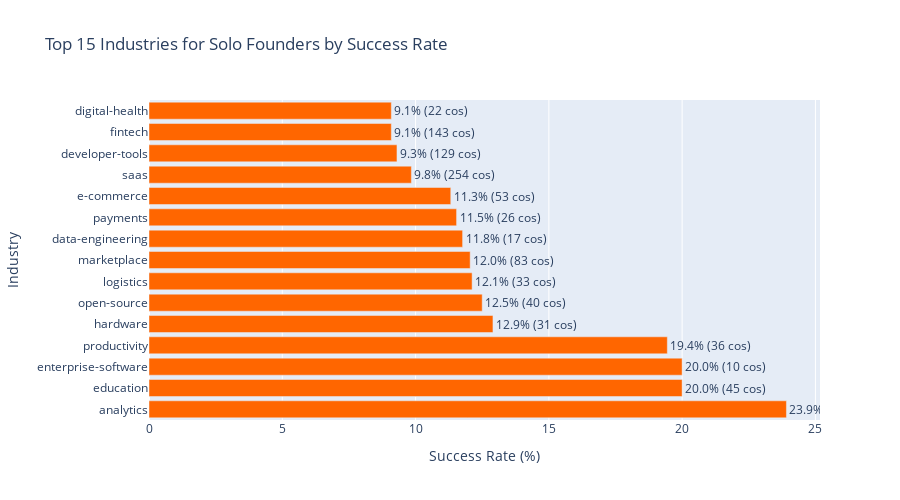
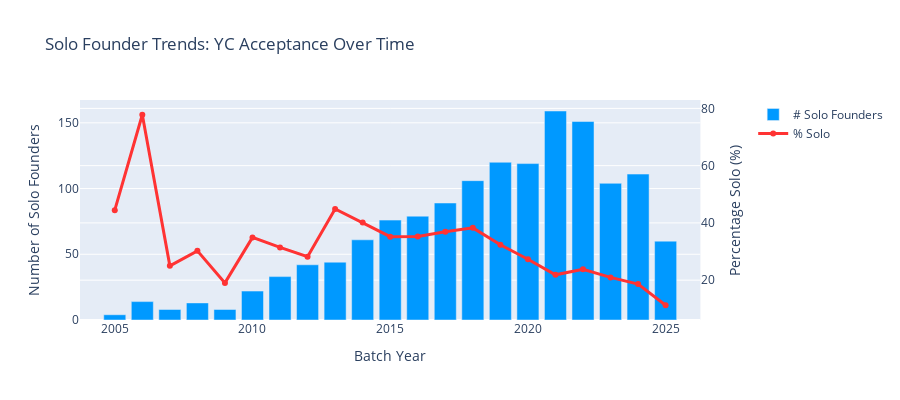

The cell these charts' notebook holds for them, in order:
### Markdown cell above
## 2.7. Solo Founder Deep Dive

### Code cell
# Solo vs Team Founder Comprehensive Analysis
def solo_team_comparison():
    """Comprehensive comparison between solo and team founders"""
    solo_df = df[df['is_solo_founder']].copy()
    team_df = df[df['is_team_founded']].copy()
    
    comparison = pd.DataFrame({
        'Metric': [
            'Total Companies',
            'Success Rate (%)',
            'Avg Team Size',
            'Avg Company Age (years)',
            'SF Bay Area (%)',
            'AI-related (%)',
            'B2B (%)',
            'Has Grown Team (%)'
        ],
        'Solo Founders': [
            len(solo_df),
            solo_df['is_successful'].mean() * 100,
            solo_df['team_size'].mean(),
            solo_df['company_age'].mean(),
            solo_df['is_sf_bay'].mean() * 100,
            solo_df['is_ai'].mean() * 100,
            solo_df['is_b2b'].mean() * 100,
            solo_df['team_size'] > solo_df['num_founders']
        ],
        'Team Founders': [
            len(team_df),
            team_df['is_successful'].mean() * 100,
            team_df['team_size'].mean(),
            team_df['company_age'].mean(),
            team_df['is_sf_bay'].mean() * 100,
            team_df['is_ai'].mean() * 100,
            team_df['is_b2b'].mean() * 100,
            team_df['team_size'] > team_df['num_founders']
        ]
    })
    
    # Calculate team growth percentage
    solo_growth = (solo_df['team_size'] > solo_df['num_founders']).mean() * 100
    team_growth = (team_df['team_size'] > team_df['num_founders']).mean() * 100
    
    comparison.loc[comparison['Metric'] == 'Has Grown Team (%)', 'Solo Founders'] = solo_growth
    comparison.loc[comparison['Metric'] == 'Has Grown Team (%)', 'Team Founders'] = team_growth
    
    comparison['Difference'] = comparison['Team Founders'] - comparison['Solo Founders']
    comparison = comparison.round(2)
    
    print("\n" + "═" * 80)
    print("  SOLO vs TEAM FOUNDERS: HEAD-TO-HEAD COMPARISON")
    print("═" * 80)
    print(comparison.to_string(index=False))
    print("═" * 80)
    
    return comparison

def analyze_solo_industries():
    """Analyze top industries for solo founders by success rate"""
    solo_df = df[df['is_solo_founder']].copy()
    
    # Calculate success rate per industry for solo founders
    industry_success = {}
    for tag in df['tags'].explode().value_counts().head(30).index:
        companies_with_tag = solo_df[solo_df['tags'].apply(
            lambda x: tag in x if isinstance(x, list) else False
        )]
        if len(companies_with_tag) >= 5:
            success_rate = companies_with_tag['is_successful'].mean()
            industry_success[tag] = {
                'success_rate': success_rate,
                'count': len(companies_with_tag),
                'successful': companies_with_tag['is_successful'].sum()
            }
    
    industry_df = pd.DataFrame(industry_success).T.sort_values('success_rate', ascending=False).head(15)
    
    fig = go.Figure()
    fig.add_trace(go.Bar(
        y=industry_df.index,
        x=industry_df['success_rate'] * 100,
        orientation='h',
        text=[f"{val*100:.1f}% ({count:.0f} cos)" 
              for val, count in zip(industry_df['success_rate'], industry_df['count'])],
        textposition='outside',
        marker_color='#FF6600'
    ))
    
    fig.update_layout(
        title='Top 15 Industries for Solo Founders by Success Rate',
        xaxis_title='Success Rate (%)',
        yaxis_title='Industry',
        height=500
    )
    fig.show()
    
    return industry_df

def solo_trends_over_time():
    """Analyze solo founder trends over time"""
    solo_trends = df.groupby('batch_year').agg({
        'is_solo_founder': ['sum', 'mean']
    })
    solo_trends.columns = ['Solo_Count', 'Solo_Percentage']
    solo_trends = solo_trends.dropna()
    
    fig = make_subplots(specs=[[{"secondary_y": True}]])
    
    fig.add_trace(
        go.Bar(x=solo_trends.index, y=solo_trends['Solo_Count'], name='# Solo Founders', marker_color='#0099FF'),
        secondary_y=False
    )
    
    fig.add_trace(
        go.Scatter(x=solo_trends.index, y=solo_trends['Solo_Percentage']*100, 
                   name='% Solo', mode='lines+markers', marker_color='#FF3333', line=dict(width=3)),
        secondary_y=True
    )
    
    fig.update_layout(title='Solo Founder Trends: YC Acceptance Over Time', height=400)
    fig.update_yaxes(title_text="Number of Solo Founders", secondary_y=False)
    fig.update_yaxes(title_text="Percentage Solo (%)", secondary_y=True)
    fig.update_xaxes(title_text="Batch Year")
    
    fig.show()
    
    recent_solo_pct = solo_trends['Solo_Percentage'].tail(3).mean() * 100
    early_solo_pct = solo_trends['Solo_Percentage'].head(5).mean() * 100
    print(f"\n📈 Solo Founder Trend:")
    print(f"  Early batches (avg): {early_solo_pct:.1f}% solo")
    print(f"  Recent batches (avg): {recent_solo_pct:.1f}% solo")
    print(f"  Change: {recent_solo_pct - early_solo_pct:+.1f}pp")
    
    return solo_trends

# Run solo founder analysis
print("🔍 Deep Dive: Solo vs Team Founders")
comparison_results = solo_team_comparison()
solo_industries = analyze_solo_industries()
solo_trends = solo_trends_over_time()

### Figure 1 — Plotly figure (JSON) as saved in the notebook; plotly's stock layout.template omitted (floating-point values rounded to 4 significant figures)
{"data": [{"marker": {"color": "#FF6600"}, "orientation": "h", "text": ["23.9% (46 cos)", "20.0% (45 cos)", "20.0% (10 cos)", "19.4% (36 cos)", "12.9% (31 cos)", "12.5% (40 cos)", "12.1% (33 cos)", "12.0% (83 cos)", "11.8% (17 cos)", "11.5% (26 cos)", "11.3% (53 cos)", "9.8% (254 cos)", "9.3% (129 cos)", "9.1% (143 cos)", "9.1% (22 cos)"], "textposition": "outside", "type": "bar", "x": [23.91, 20, 20, 19.44, 12.9, 12.5, 12.12, 12.05, 11.76, 11.54, 11.32, 9.843, 9.302, 9.091, 9.091], "y": ["analytics", "education", "enterprise-software", "productivity", "hardware", "open-source", "logistics", "marketplace", "data-engineering", "payments", "e-commerce", "saas", "developer-tools", "fintech", "digital-health"]}], "layout": {"height": 500, "title": {"text": "Top 15 Industries for Solo Founders by Success Rate"}, "xaxis": {"title": {"text": "Success Rate (%)"}}, "yaxis": {"title": {"text": "Industry"}}}}

### Figure 2 — Plotly figure (JSON) as saved in the notebook; plotly's stock layout.template omitted (floating-point values rounded to 4 significant figures)
{"data": [{"marker": {"color": "#0099FF"}, "name": "# Solo Founders", "type": "bar", "x": [2005, 2006, 2007, 2008, 2009, 2010, 2011, 2012, 2013, 2014, 2015, 2016, 2017, 2018, 2019, 2020, 2021, 2022, 2023, 2024, 2025], "xaxis": "x", "y": [4, 14, 8, 13, 8, 22, 33, 42, 44, 61, 76, 79, 89, 106, 120, 119, 159, 151, 104, 111, 60], "yaxis": "y"}, {"line": {"width": 3}, "marker": {"color": "#FF3333"}, "mode": "lines+markers", "name": "% Solo", "type": "scatter", "x": [2005, 2006, 2007, 2008, 2009, 2010, 2011, 2012, 2013, 2014, 2015, 2016, 2017, 2018, 2019, 2020, 2021, 2022, 2023, 2024, 2025], "xaxis": "x", "y": [44.44, 77.78, 25, 30.23, 19.05, 34.92, 31.43, 28.19, 44.9, 40.13, 35.19, 35.27, 36.93, 38.27, 32.35, 27.29, 21.87, 23.82, 20.97, 18.62, 11.24], "yaxis": "y2"}], "layout": {"height": 400, "title": {"text": "Solo Founder Trends: YC Acceptance Over Time"}, "xaxis": {"anchor": "y", "domain": [0, 0.94], "title": {"text": "Batch Year"}}, "yaxis": {"anchor": "x", "domain": [0, 1], "title": {"text": "Number of Solo Founders"}}, "yaxis2": {"anchor": "x", "overlaying": "y", "side": "right", "title": {"text": "Percentage Solo (%)"}}}}
